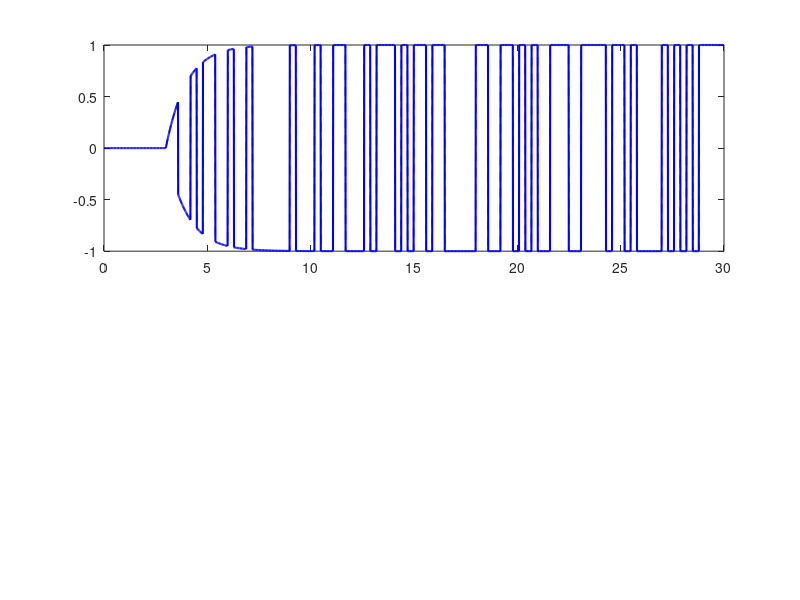

This figure's MATLAB source: (Note: this script raises an error after producing the figure.)
% =========================================================================
% Identyfikacja Systemów Dynamicznych - Projekt HILSys
% Protokół S03: Wstępne przetwarzanie danych
% Autorzy: Konstanty Kaszubski, Oskar Jóźwik
% Wariant 02 (IV, GREY-BOX, Czas Ciągły)
% =========================================================================

clear all; close all; clc;

%% 1. Parametry podstawowe środowiska
Tp = 0.01; % Okres próbkowania podany w specyfikacji danych [s]

%% 2. Wczytanie danych z plików .mat
% Struktura plików zakłada obecność wektorów 'u' (wejście) i 'y' (wyjście)
disp('Wczytywanie danych pomiarowych...');
dataA = load('IdentDataA.mat');
dataB = load('IdentDataB.mat');
dataC = load('IdentDataC.mat');

% Deklaracja wektorów (wymuszenie wejścia na wektory kolumnowe dla spójności)
u_A = dataA.u(:); y_A = dataA.y(:);
u_B = dataB.u(:); y_B = dataB.y(:);
u_C = dataC.u(:); y_C = dataC.y(:);

% Długość próbek i tworzenie wektora czasu
N = length(y_A); 
t = (0:N-1)' * Tp;

%% 3. Odjęcie składowej stałej (punktu pracy)
% Zgodnie z protokołem wykorzystujemy początkowe próbki stanu ustalonego
N_steady = 150;

% Obliczanie średniej z początkowych stanów (punkt pracy)
y0_A = mean(y_A(1:N_steady)); u0_A = mean(u_A(1:N_steady));
y0_B = mean(y_B(1:N_steady)); u0_B = mean(u_B(1:N_steady));
y0_C = mean(y_C(1:N_steady)); u0_C = mean(u_C(1:N_steady));

% Przesunięcie sygnałów (centrowanie wokół zera)
u_A_proc = u_A - u0_A; y_A_proc = y_A - y0_A;
u_B_proc = u_B - u0_B; y_B_proc = y_B - y0_B;
u_C_proc = u_C - u0_C; y_C_proc = y_C - y0_C;

%% 4. Analiza wizualna i weryfikacja
figure('Name', 'S03: Przetwarzanie Danych - Zbiór A', 'NumberTitle', 'off', 'Position', [100 100 800 600]);

% Wykres wymuszenia (Sygnał u)
subplot(2,1,1);
plot(t, u_A, 'b--', 'LineWidth', 1); hold on;
plot(t, u_A_proc, 'b', 'LineWidth', 1.5);
xline(t(N_steady), 'k:', 'Koniec liczenia śr.');
title('Sygnał sterujący u(t) - Zbiór A');
xlabel('Czas [s]'); ylabel('Amplituda [V/jednostka]');
legend('Sygnał surowy', 'Po odjęciu punktu pracy', 'Location', 'best');
grid on;

% Wykres odpowiedzi (Sygnał y)
subplot(2,1,2);
plot(t, y_A, 'r--', 'LineWidth', 1); hold on;
plot(t, y_A_proc, 'r', 'LineWidth', 1.5);
xline(t(N_steady), 'k:', 'Koniec liczenia śr.');
title('Sygnał wyjściowy y(t) - Zbiór A');
xlabel('Czas [s]'); ylabel('Amplituda [jednostka]');
legend('Sygnał surowy', 'Po odjęciu punktu pracy', 'Location', 'best');
grid on;

%% 5. Przypisanie do zbiorów: Estymacyjny (Ze) i Weryfikacyjne (Zv)
% Na podstawie protokołu rozdzielamy przetworzone serie
Ze.u = u_A_proc; Ze.y = y_A_proc; Ze.t = t;
Zv1.u = u_B_proc; Zv1.y = y_B_proc; Zv1.t = t;
Zv2.u = u_C_proc; Zv2.y = y_C_proc; Zv2.t = t;

disp('----------------------------------------------------');
disp('Przetwarzanie S03 zakończone sukcesem.');
disp('Punkt pracy usunięto z użyciem pierwszych 150 próbek.');
disp('Podział zbiorów:');
disp(' - Zbiór Estymacyjny (Ze)   : IdentDataA');
disp(' - Zbiór Weryfikacyjny (Zv1): IdentDataB');
disp(' - Zbiór Weryfikacyjny (Zv2): IdentDataC');
disp('----------------------------------------------------');
